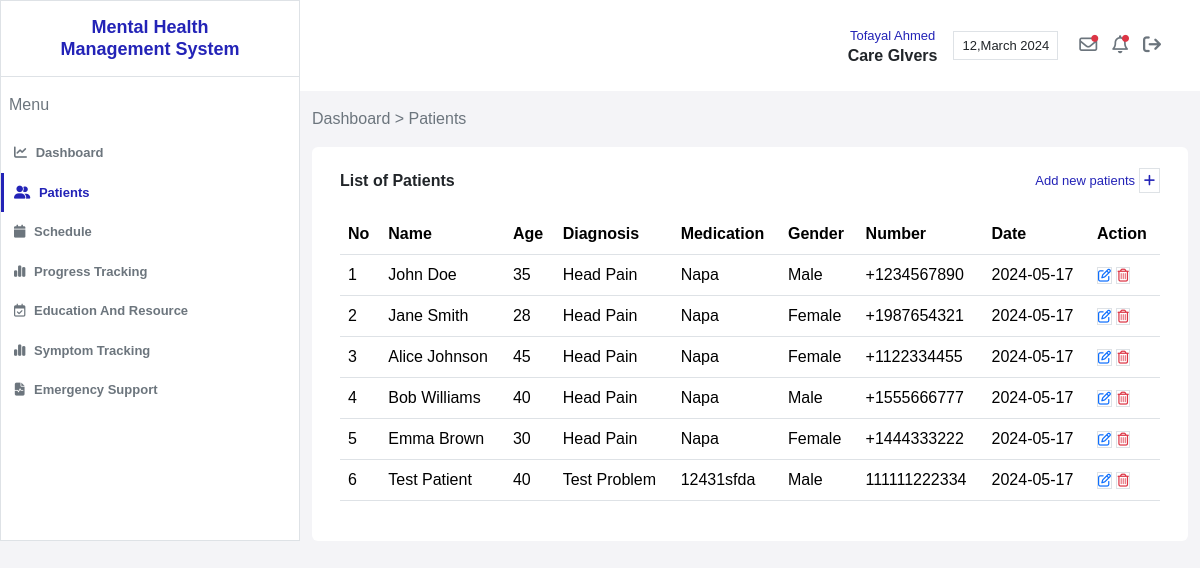
The app's page /view/care_giver/patients.php (signed in) with its own data.
### tables this page shows
CREATE TABLE `patient` (
  `id` int(50) NOT NULL,
  `name` varchar(50) NOT NULL,
  `age` varchar(50) NOT NULL,
  `phone` varchar(50) NOT NULL,
  `care_giver_id` int(50) NOT NULL,
  `gender` varchar(50) NOT NULL,
  `medication` varchar(50) NOT NULL,
  `diagnosis` varchar(300) NOT NULL,
  `date` date NOT NULL DEFAULT current_timestamp()
);

### routes.php (called while the page is built, shortened)
<?php
$routes = [
    '/' => '/Mental_Health_Management_System/',
    'INDEX' => '/Mental_Health_Management_System/index.php',
    'login' => '/Mental_Health_Management_System/view/login.php',
    'signup_decider' => '/Mental_Health_Management_System/view/signup_decider.php',
    'care_giver_signup' => '/Mental_Health_Management_System/view/care_giver/signup.php',
    'care_giver_dashboard' => '/Mental_Health_Management_System/view/care_giver/dashboard.php',
    'care_giver_emergency_support' => '/Mental_Health_Management_System/view/care_giver/emergency_support.php',
    'care_givers_patients' => '/Mental_Health_Management_System/view/care_giver/patients.php',
    'care_giver_progress_tracking' => '/Mental_Health_Management_System/view/care_giver/progress_tracking.php',
    'care_giver_symptoms_tracking_behaviour' => '/Mental_Health_Management_System/view/care_giver/symptoms_tracking_behaviour.php',
    'care_giver_schedule_page' => '/Mental_Health_Management_System/YOUR_PAGE_HERE',
    'care_giver_education_and_resource' => '/Mental_Health_Management_System/view/care_giver/education_resources.php',
];
$backend_routes = [
    'login_controller' => '/Mental_Health_Management_System/controller/loginController.php',
    'logout_controller' => '/Mental_Health_Management_System/controller/logoutController.php',
    'care_giver_signup_controller' => '/Mental_Health_Management_System/controller/care_giver/signupController.php',
    'care_giver_add_a_patient_controller' => '/Mental_Health_Management_System/controller/care_giver/patients/add_a_patientController.php',
    'care_giver_delete_patient_controller' => '/Mental_Health_Management_System/controller/care_giver/patients/delete_patientsController.php',
    'care_giver_edit_patient_controller' => '/Mental_Health_Management_System/controller/care_giver/patients/edit_patientController.php',
    'care_giver_add_a_schedule_controller' => '/Mental_Health_Management_System/controller/care_giver/patients/edit_patientController.php',
    'care_giver_delete_a_schedule_controller' => '/Mental_Health_Management_System/controller/care_giver/schedule/delete_scheduleController.php',
    'care_giver_add_progress_controller' => '/Mental_Health_Management_System/controller/care_giver/add_progressController.php',
    'care_giver_add_symptoms_tracking_controller' => '/Mental_Health_Management_System/controller/care_giver/add_symptoms_trackingController.php',
];
?>

### model/patientRepo.php (called while the page is built, shortened)
<?php
function findAllPatientsByCareGiverID($id)
{
    $conn = db_conn();
    $selectQuery = 'SELECT * FROM `patient` WHERE `care_giver_id` = '.$id;
    try {
        $result = $conn->query($selectQuery);
        $rows = array();
        while ($row = $result->fetch_assoc()) {
            $rows[] = $row;
        }
        return $rows;
    } catch (Exception $e) {
        echo "patientRepo Error: " . $e->getMessage();
        return null;
    } finally {
        $conn->close();
    }
}

### view/care_giver/patients.php (the view, shortened to what this page needs)
<?php
require '../../routes.php';
require '../../model/patientRepo.php';
$Dashboard_Page = $routes['care_giver_dashboard'];
$Patients_Page = $routes['care_givers_patients'];
$Schedule_Page = $routes['care_giver_schedule_page'];
$Progress_Tracking_Page = $routes['care_giver_progress_tracking'];
$Symptoms_Tracking_Page = $routes['care_giver_symptoms_tracking_behaviour'];
$Emergency_Support = $routes['care_giver_emergency_support'];
$delete_patient_controller = $backend_routes['care_giver_delete_patient_controller'];
$Logout_Controller = $backend_routes['logout_controller'];
$care_giver_id = $_SESSION['user_id'];
?>
<!doctype html>
<html lang="en">
<head>
    <link rel="stylesheet" href="https://cdnjs.cloudflare.com/ajax/libs/font-awesome/6.5.2/css/all.min.css" />
    <link href="https://cdn.jsdelivr.net/npm/bootstrap@5.3.3/dist/css/bootstrap.min.css" rel="stylesheet">
    <link href="../../css/main.css" rel="stylesheet">
</head>
<body>
    <section class="dashboard-part ">
        <div class="row">
            <div class="col-xxl-2 col-xl-3 col-lg-3 p-0">
                <div class="sidebar-part border border d-flex align-items-start flex-column ">
                    <div class="s-title p-3 border border-top-0 border-end-0 border-start-0  w-100">
                        <h4 class="text-center cust-color1"><b>Mental Health<br> Management System</b></h4>
                    </div>
                    <div class="nav-box w-100">
                        <label class="px-2 p-3 text-secondary">Menu</label>
                        <ul class="nav navbar-nav text-secondary">
                            <li class="nav-item"><a href="<?php echo $Dashboard_Page; ?>" class=" nav-link "><i class="fa-solid fa-chart-line"></i> Dashboard</a></li>
                            <li class="nav-item"><a href="<?php echo $Patients_Page; ?>" class="active-sidebar-button nav-link"><i class="fa-solid fa-user-group"></i> Patients</a></li>
                            <li class="nav-item"><a href="<?php echo $Schedule_Page; ?>" class="nav-link"><i class="fa-solid fa-calendar"></i> Schedule</a></li>
                            <li class="nav-item"><a href="<?php echo $Progress_Tracking_Page; ?>" class=" nav-link"><i class="fa-solid fa-chart-simple"></i> Progress Tracking</a></li>
                            <li class="nav-item"><a href="#" data-bs-toggle="modal" data-bs-target="#education_resourcesModal" class="nav-link"><i class="fa-regular fa-calendar-check"></i> Education And Resource</a></li>
                            <li class="nav-item"><a href="<?php echo $Symptoms_Tracking_Page; ?>" class="nav-link"><i class="fa-solid fa-chart-simple"></i> Symptom Tracking</a></li>
                            <li class="nav-item"><a href="<?php echo $Emergency_Support; ?>" class="nav-link"><i class="fa-solid fa-file-waveform"></i> Emergency Support</a></li>
                        </ul>
                    </div>
                </div>
            </div>
            <div class="col-xxl-10 col-xl-9 col-lg-9 p-0">
                <div class="dash-content ">
                    <div class="dash-header bg-white">
                        <div class=" d-flex justify-content-between">
                            <div class="right-box p-3">
                                <div class="d-flex justify-content-center align-items-center">
                                    <div class="mx-2 d-flex justify-content-center ">
                                        <div class="user-title-box text-center d-lg-block d-none">
                                            <label class="cust-color1">Tofayal Ahmed</label><br>
                                            <h6><b>Care GIvers</b></h6>
                                        </div>
                                    </div>
                                    <div class="mx-2">
                                        <div class="date border p-1 px-2 d-lg-block d-none">
                                            <label>12,March 2024</label>
                                        </div>
                                    </div>
                                    <div class="mx-2">
                                        <div class="icon-group">
                                            <a href="#" class="text-secondary "> <i class="fa-regular fa-envelope"></i> <i class="fa-solid fa-circle  notification-active"></i></a>
                                            <a href="#" class="text-secondary"> <i class="fa-regular fa-bell"></i> <i class="fa-solid fa-circle  notification-active"></i></a>
                                            <a href="<?php echo $Logout_Controller;?>" class="text-secondary"> <i class="fa-solid fa-arrow-right-from-bracket"></i></a>
                                        </div>
                                    </div>
                                </div>
                            </div>
                        </div>
                    </div>
                    <div class="dash-summery patinet-summery">
                        <div class="container-fluid mt-3">
                            <label class="text-secondary mb-3">Dashboard > Patients</label>
                            <div class="content-box rounded bg-white p-4 px-3">
                                <div class="overall-patient-ratio ">
                                    <div class="row">
                                        <div class="col-12 p-0">
                                            <div class="row">
                                                <div class="col-12 ">
                                                    <div class="d-flex justify-content-between pb-2">
                                                        <h6><b>List of Patients</b></h6>
                                                        <a href="#" class="cust-color1" data-bs-toggle="modal" data-bs-target="#addpatientsModal">Add new patients <span class="border p-1"><i class="fa-solid fa-plus"></i></span></a>
                                                    </div>
                                                </div>
                                                <div class="col-12 mt-3">
                                                    <div class="table-container">
                                                        <table class="table " id="patientlist">
                                                            <thead>
                                                                <tr>
                                                                    <th>No</th>
                                                                    <th>Name</th>
                                                                    <th>Age</th>
                                                                    <th>Diagnosis</th>
                                                                    <th>Medication</th>
                                                                    <th>Gender</th>
                                                                    <th>Number</th>
                                                                    <th>Date</th>
                                                                    <th>Action</th>
                                                                </tr>
                                                            </thead>
                                                            <tbody>
                                                                <tr>
                                                                    <?php
                                                                $patients = findAllPatientsByCareGiverID($care_giver_id);
                                                                if ($patients) {
                                                                    foreach ($patients as $index => $patient) {
                                                                            echo "<tr>";
                                                                            echo "<td>" . ($index + 1) . "</td>";
                                                                            echo "<td>" . $patient['name'] . "</td>";
                                                                            echo "<td>" . $patient['age'] . "</td>";
                                                                            echo "<td>" . $patient['diagnosis'] . "</td>";
                                                                            echo "<td>" . $patient['medication'] . "</td>";
                                                                            echo "<td>" . $patient['gender'] . "</td>";
                                                                            echo "<td>" . $patient['phone'] . "</td>";
                                                                            echo "<td>" . $patient['date'] . "</td>";
                                                                            echo "<td>
                                                                                    <a href='?patient_id=".$patient['id']."' class='border text-primary btn-sm edit-button' data-bs-toggle='modal' data-bs-target='#updatepatientsModal'><i class='fa-regular fa-pen-to-square'></i></a>
                                                                                    <a href='{$delete_patient_controller}?delete_patient=".$patient['id']."'  class='border text-danger btn-sm'><i class='fa-regular fa-trash-can'></i></a>
                                                                                </td>";
                                                                            echo "</tr>";
                                                                    }
                                                                } else {
                                                                    echo "<tr><td colspan='4'>No symptoms found.</td></tr>";
                                                                }
                                                                ?>
                                                                </tr>
                                                            </tbody>
                                                        </table>
                                                    </div>
                                                </div>
                                            </div>
                                        </div>
                                    </div>
                                </div>
                            </div>
                        </div>
                    </div>
                </div>
            </div>
        </div>
    </section>
</body>
</html>

### css/main.css (style rules this page uses)
html { scroll-behavior: smooth; }
a, a:hover { transition: .3s; text-decoration: none; cursor: pointer; }
h1, h2, h3, h4, h5, h6, address { margin: 0; padding: 0 }
p, lable, a { font-size: 13px; }
ol, ul { list-style: none }
a, h1, h2, h3, h4, h5, h6, ol, p, ul { margin: 0; padding: 0 }
:root { --web-color1: #2323B7; --web-color2: dodgerblue; --web-font-style1: Arial; --web-font-style2: 'Poppins', sans-serif; --web-font-style3: 'Varela Round', sans-serif; --web-font-style4: 'EB Garamond', serif; }
body, html { margin: 0; padding: 0; height: 100%; }
body { font-family: var(--web-font-style2); background: #F4F4F7; }
.row { margin: 0 !Important; }
.cust-color1 { color: var(--web-color1); }
.dashboard-part { height: 100%; }
.dashboard-part .sidebar-part { background: #FFFFFF; height: 100% ; }
.dashboard-part .sidebar-part .nav-box .nav .nav-item .nav-link { padding: 10px; transition: .3s; border-left-color: var(--web-color1); font-size: 13px; font-weight: bold; border-left: 3px solid transparent; }
.dashboard-part .sidebar-part .nav-box .nav .nav-item .nav-link i { margin-right: 5px; }
.active-sidebar-button, .dashboard-part .sidebar-part .nav-box .nav .nav-item .nav-link:hover { color: var(--web-color1); border-left: 3px solid var(--web-color1) !important; }
.dashboard-part .dash-header { font-size: 13px; background: #f9f9f9; padding: 10px; }
.dashboard-part .dash-header .right-box .icon-group a { position: relative; margin: 5px; }
.dashboard-part .dash-header .right-box .icon-group .notification-active { color: #dc3545; font-size: 7px; position: absolute; top: 0; right: 4px; }
.dashboard-part .dash-header .right-box .icon-group a { font-size: 18px; }
.dashboard-part .dash-content { height: 100%; }
.dashboard-part .dash-content .dash-summery { flex: 1; }
@media (max-width: 1200px) { .s-title h4 { font-size: 18px; } }

### records on screen
patient: name "John Doe", age "35", diagnosis "Head Pain", medication "Napa", gender "Male", phone "+1234567890", date "2024-05-17"
patient: name "Jane Smith", age "28", diagnosis "Head Pain", medication "Napa", gender "Female", phone "+1987654321", date "2024-05-17"
patient: name "Alice Johnson", age "45", diagnosis "Head Pain", medication "Napa", gender "Female", phone "+1122334455", date "2024-05-17"
patient: name "Bob Williams", age "40", diagnosis "Head Pain", medication "Napa", gender "Male", phone "+1555666777", date "2024-05-17"
patient: name "Emma Brown", age "30", diagnosis "Head Pain", medication "Napa", gender "Female", phone "+1444333222", date "2024-05-17"
patient: name "Test Patient", age "40", diagnosis "Test Problem", medication "12431sfda", gender "Male", phone "111111222334", date "2024-05-17"
